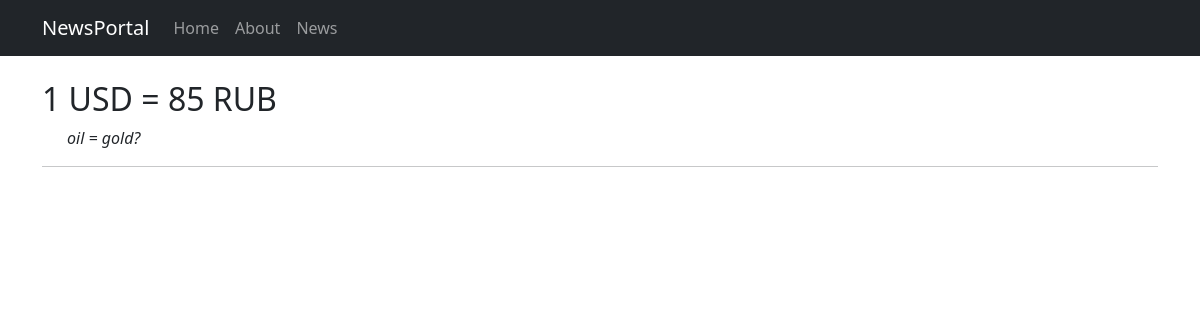
Before: /news/2 with the older database file.
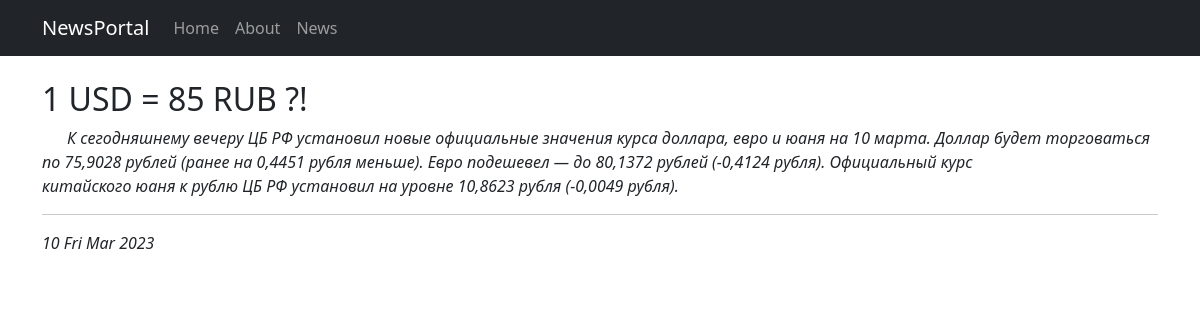
After: the same page with the newer database file.
### news/models.py (models this page shows, shortened)
class Post(models.Model):
    objects = None
    article = 'art'
    news = 'news'
    PUBLICATION = [
        (article, 'Статья'),
        (news, 'Новость'),
    ]
    postAuthor = models.ForeignKey(Author, on_delete=models.CASCADE)
    categoryType = models.CharField(max_length=4, choices=PUBLICATION, default=news)
    title = models.CharField(max_length=255)
    time_in_Post = models.DateTimeField(auto_now_add=True)
    time_out = models.DateTimeField(null=True)
    postCategory = models.ManyToManyField(Category, through='PostCategory')
    text = models.TextField()
    rating = models.IntegerField(default=0)

### news/views.py (the view)
# urls.py: path('<int:pk>', PostDetail.as_view()),
class PostDetail(DetailView):
    model = Post
    template_name = 'flatpages/post.html'
    context_object_name = 'post'

### templates/flatpages/post.html (shortened to what this page needs)
{% extends 'flatpages/default.html' %}
{% block content %}
<br>
<h2 style="text-align: left;">{{post.title}}</h2>
<p style="text-align: left; text-indent: 25px;"><em>{{post.text}}<br/></em></p><hr>
<p style="text-align: left;"><em>{{post.time_out|date:'d D M Y'}}</em></p>
{% endblock content %}

Changed rows visible on the page:
changed Post: title "1 USD = 85 RUB" → "1 USD = 85 RUB ?!"; text "oil = gold?" → "К сегодняшнему вечеру ЦБ РФ установил новые официальные значения курса доллара, евро и юаня на 10 марта. Доллар будет торговаться по 75,9028 рублей (ранее на 0,4451 рубля меньше). Евро подешевел — до 80,1372 рублей (-0,4124 рубля). Официальный курс китайского юаня к рублю ЦБ РФ установил на уровне 10,8623 рубля (-0,0049 рубля)."; time_out (not shown) → "10 Fri Mar 2023"
